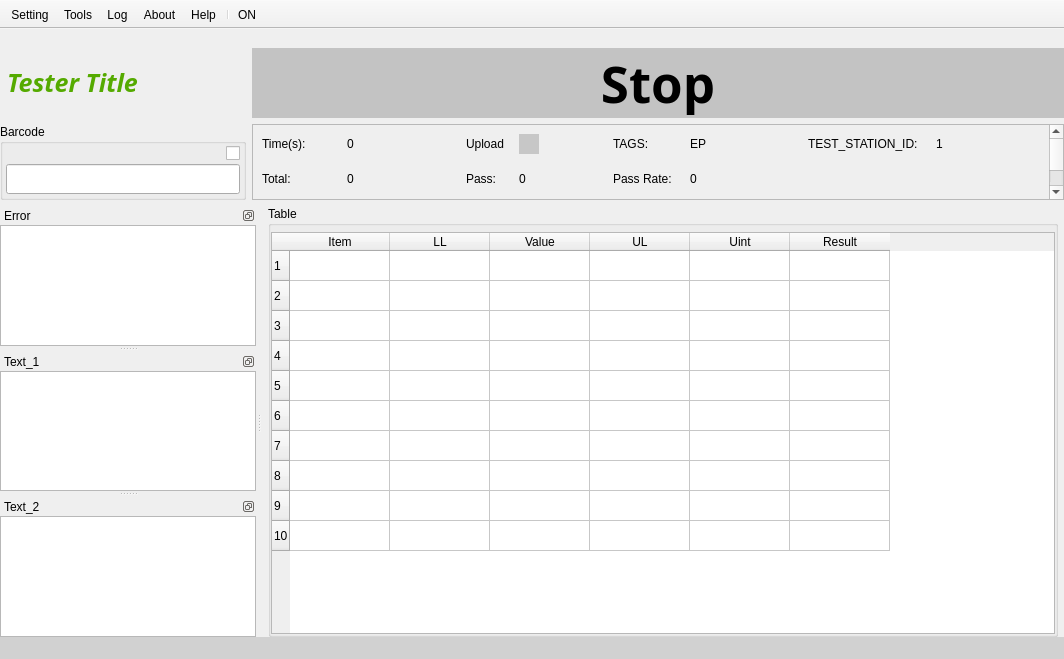
<?xml version="1.0" encoding="UTF-8"?>
<ui version="4.0">
 <class>MainWindow</class>
 <widget class="QMainWindow" name="MainWindow">
  <property name="geometry">
   <rect>
    <x>0</x>
    <y>0</y>
    <width>1064</width>
    <height>659</height>
   </rect>
  </property>
  <property name="windowTitle">
   <string>MainWindow</string>
  </property>
  <property name="dockNestingEnabled">
   <bool>true</bool>
  </property>
  <widget class="QWidget" name="centralWidget">
   <layout class="QGridLayout" name="gridLayout_6">
    <property name="leftMargin">
     <number>6</number>
    </property>
    <property name="topMargin">
     <number>0</number>
    </property>
    <property name="rightMargin">
     <number>6</number>
    </property>
    <property name="bottomMargin">
     <number>0</number>
    </property>
    <property name="spacing">
     <number>0</number>
    </property>
    <item row="0" column="0">
     <widget class="QWidget" name="widget_table" native="true">
      <layout class="QGridLayout" name="gridLayout_5">
       <property name="leftMargin">
        <number>0</number>
       </property>
       <property name="topMargin">
        <number>0</number>
       </property>
       <property name="rightMargin">
        <number>0</number>
       </property>
       <property name="bottomMargin">
        <number>0</number>
       </property>
       <property name="spacing">
        <number>6</number>
       </property>
       <item row="4" column="0" rowspan="2" colspan="2">
        <widget class="QGroupBox" name="groupBox_table">
         <property name="sizePolicy">
          <sizepolicy hsizetype="Minimum" vsizetype="Preferred">
           <horstretch>20</horstretch>
           <verstretch>1</verstretch>
          </sizepolicy>
         </property>
         <property name="minimumSize">
          <size>
           <width>0</width>
           <height>0</height>
          </size>
         </property>
         <property name="maximumSize">
          <size>
           <width>16777215</width>
           <height>16777215</height>
          </size>
         </property>
         <property name="title">
          <string>Table</string>
         </property>
         <layout class="QGridLayout" name="gridLayout_2">
          <property name="sizeConstraint">
           <enum>QLayout::SetDefaultConstraint</enum>
          </property>
          <property name="leftMargin">
           <number>0</number>
          </property>
          <property name="topMargin">
           <number>6</number>
          </property>
          <property name="rightMargin">
           <number>0</number>
          </property>
          <property name="bottomMargin">
           <number>0</number>
          </property>
          <property name="spacing">
           <number>0</number>
          </property>
          <item row="0" column="0">
           <widget class="QTableWidget" name="tableWidget">
            <property name="sizePolicy">
             <sizepolicy hsizetype="Expanding" vsizetype="Expanding">
              <horstretch>200</horstretch>
              <verstretch>0</verstretch>
             </sizepolicy>
            </property>
            <property name="editTriggers">
             <set>QAbstractItemView::NoEditTriggers</set>
            </property>
            <property name="rowCount">
             <number>10</number>
            </property>
            <property name="columnCount">
             <number>6</number>
            </property>
            <row/>
            <row/>
            <row/>
            <row/>
            <row/>
            <row/>
            <row/>
            <row/>
            <row/>
            <row/>
            <column>
             <property name="text">
              <string>Item</string>
             </property>
            </column>
            <column>
             <property name="text">
              <string>LL</string>
             </property>
            </column>
            <column>
             <property name="text">
              <string>Value</string>
             </property>
            </column>
            <column>
             <property name="text">
              <string>UL</string>
             </property>
            </column>
            <column>
             <property name="text">
              <string>Uint</string>
             </property>
            </column>
            <column>
             <property name="text">
              <string>Result</string>
             </property>
            </column>
           </widget>
          </item>
         </layout>
        </widget>
       </item>
      </layout>
     </widget>
    </item>
   </layout>
  </widget>
  <widget class="QToolBar" name="mainToolBar">
   <property name="windowTitle">
    <string>mainToolBar</string>
   </property>
   <property name="movable">
    <bool>false</bool>
   </property>
   <property name="allowedAreas">
    <set>Qt::TopToolBarArea</set>
   </property>
   <property name="floatable">
    <bool>false</bool>
   </property>
   <attribute name="toolBarArea">
    <enum>TopToolBarArea</enum>
   </attribute>
   <attribute name="toolBarBreak">
    <bool>false</bool>
   </attribute>
   <addaction name="action_setting"/>
   <addaction name="action_tools"/>
   <addaction name="action_log"/>
   <addaction name="action_about"/>
   <addaction name="action_help"/>
   <addaction name="separator"/>
   <addaction name="action_on_off"/>
  </widget>
  <widget class="QDockWidget" name="dockWidget_error">
   <property name="sizePolicy">
    <sizepolicy hsizetype="Preferred" vsizetype="Preferred">
     <horstretch>0</horstretch>
     <verstretch>0</verstretch>
    </sizepolicy>
   </property>
   <property name="floating">
    <bool>false</bool>
   </property>
   <property name="features">
    <set>QDockWidget::DockWidgetFloatable</set>
   </property>
   <property name="allowedAreas">
    <set>Qt::LeftDockWidgetArea</set>
   </property>
   <property name="windowTitle">
    <string>Error</string>
   </property>
   <attribute name="dockWidgetArea">
    <number>1</number>
   </attribute>
   <widget class="QWidget" name="dockWidgetContents_error">
    <layout class="QGridLayout" name="gridLayout_7">
     <property name="sizeConstraint">
      <enum>QLayout::SetMinAndMaxSize</enum>
     </property>
     <property name="leftMargin">
      <number>0</number>
     </property>
     <property name="topMargin">
      <number>0</number>
     </property>
     <property name="rightMargin">
      <number>0</number>
     </property>
     <property name="bottomMargin">
      <number>0</number>
     </property>
     <property name="spacing">
      <number>0</number>
     </property>
     <item row="0" column="0">
      <widget class="QTextBrowser" name="textBrowser_error">
       <property name="sizePolicy">
        <sizepolicy hsizetype="Expanding" vsizetype="Expanding">
         <horstretch>0</horstretch>
         <verstretch>30</verstretch>
        </sizepolicy>
       </property>
      </widget>
     </item>
    </layout>
   </widget>
  </widget>
  <widget class="QDockWidget" name="dockWidget_textBrowser_text_1">
   <property name="sizePolicy">
    <sizepolicy hsizetype="Preferred" vsizetype="Preferred">
     <horstretch>0</horstretch>
     <verstretch>0</verstretch>
    </sizepolicy>
   </property>
   <property name="floating">
    <bool>false</bool>
   </property>
   <property name="features">
    <set>QDockWidget::DockWidgetFloatable</set>
   </property>
   <property name="allowedAreas">
    <set>Qt::LeftDockWidgetArea</set>
   </property>
   <property name="windowTitle">
    <string>Text_1</string>
   </property>
   <attribute name="dockWidgetArea">
    <number>1</number>
   </attribute>
   <widget class="QWidget" name="dockWidgetContents__text_1">
    <layout class="QGridLayout" name="gridLayout_8">
     <property name="sizeConstraint">
      <enum>QLayout::SetMinAndMaxSize</enum>
     </property>
     <property name="leftMargin">
      <number>0</number>
     </property>
     <property name="topMargin">
      <number>0</number>
     </property>
     <property name="rightMargin">
      <number>0</number>
     </property>
     <property name="bottomMargin">
      <number>0</number>
     </property>
     <property name="spacing">
      <number>0</number>
     </property>
     <item row="0" column="0">
      <widget class="QTextBrowser" name="textBrowser_text_1">
       <property name="sizePolicy">
        <sizepolicy hsizetype="Expanding" vsizetype="Expanding">
         <horstretch>0</horstretch>
         <verstretch>70</verstretch>
        </sizepolicy>
       </property>
      </widget>
     </item>
    </layout>
   </widget>
  </widget>
  <widget class="QDockWidget" name="dockWidget_main">
   <property name="sizePolicy">
    <sizepolicy hsizetype="Preferred" vsizetype="Maximum">
     <horstretch>0</horstretch>
     <verstretch>0</verstretch>
    </sizepolicy>
   </property>
   <property name="features">
    <set>QDockWidget::NoDockWidgetFeatures</set>
   </property>
   <property name="allowedAreas">
    <set>Qt::NoDockWidgetArea</set>
   </property>
   <attribute name="dockWidgetArea">
    <number>4</number>
   </attribute>
   <widget class="QWidget" name="dockWidgetContents_mian">
    <property name="sizePolicy">
     <sizepolicy hsizetype="Preferred" vsizetype="Maximum">
      <horstretch>0</horstretch>
      <verstretch>0</verstretch>
     </sizepolicy>
    </property>
    <layout class="QGridLayout" name="gridLayout_9">
     <property name="leftMargin">
      <number>0</number>
     </property>
     <property name="topMargin">
      <number>0</number>
     </property>
     <property name="rightMargin">
      <number>0</number>
     </property>
     <property name="bottomMargin">
      <number>0</number>
     </property>
     <property name="spacing">
      <number>6</number>
     </property>
     <item row="2" column="0" colspan="2">
      <widget class="QGroupBox" name="groupBox_barcode">
       <property name="sizePolicy">
        <sizepolicy hsizetype="Preferred" vsizetype="Maximum">
         <horstretch>2</horstretch>
         <verstretch>0</verstretch>
        </sizepolicy>
       </property>
       <property name="maximumSize">
        <size>
         <width>16777215</width>
         <height>16777215</height>
        </size>
       </property>
       <property name="title">
        <string>Barcode</string>
       </property>
       <layout class="QGridLayout" name="gridLayout_4">
        <property name="leftMargin">
         <number>3</number>
        </property>
        <property name="topMargin">
         <number>0</number>
        </property>
        <property name="rightMargin">
         <number>3</number>
        </property>
        <property name="bottomMargin">
         <number>3</number>
        </property>
        <property name="spacing">
         <number>0</number>
        </property>
        <item row="1" column="1">
         <widget class="QCheckBox" name="CheckBox_barcode">
          <property name="sizePolicy">
           <sizepolicy hsizetype="Maximum" vsizetype="Maximum">
            <horstretch>0</horstretch>
            <verstretch>0</verstretch>
           </sizepolicy>
          </property>
          <property name="maximumSize">
           <size>
            <width>16777215</width>
            <height>16777215</height>
           </size>
          </property>
          <property name="text">
           <string/>
          </property>
         </widget>
        </item>
        <item row="1" column="0">
         <spacer name="horizontalSpacer_barcode">
          <property name="orientation">
           <enum>Qt::Horizontal</enum>
          </property>
          <property name="sizeHint" stdset="0">
           <size>
            <width>40</width>
            <height>20</height>
           </size>
          </property>
         </spacer>
        </item>
        <item row="2" column="0" colspan="2">
         <widget class="QLineEdit" name="lineEdit_barcode">
          <property name="sizePolicy">
           <sizepolicy hsizetype="Expanding" vsizetype="Preferred">
            <horstretch>0</horstretch>
            <verstretch>0</verstretch>
           </sizepolicy>
          </property>
          <property name="minimumSize">
           <size>
            <width>0</width>
            <height>30</height>
           </size>
          </property>
          <property name="text">
           <string/>
          </property>
          <property name="clearButtonEnabled">
           <bool>true</bool>
          </property>
         </widget>
        </item>
       </layout>
      </widget>
     </item>
     <item row="0" column="0">
      <widget class="QWidget" name="widget_2" native="true">
       <property name="sizePolicy">
        <sizepolicy hsizetype="Maximum" vsizetype="Maximum">
         <horstretch>0</horstretch>
         <verstretch>0</verstretch>
        </sizepolicy>
       </property>
       <layout class="QHBoxLayout" name="horizontalLayout_4">
        <property name="spacing">
         <number>0</number>
        </property>
        <property name="leftMargin">
         <number>0</number>
        </property>
        <property name="topMargin">
         <number>0</number>
        </property>
        <property name="rightMargin">
         <number>0</number>
        </property>
        <property name="bottomMargin">
         <number>0</number>
        </property>
        <item>
         <widget class="QLabel" name="label_logo">
          <property name="sizePolicy">
           <sizepolicy hsizetype="Minimum" vsizetype="Minimum">
            <horstretch>0</horstretch>
            <verstretch>0</verstretch>
           </sizepolicy>
          </property>
          <property name="maximumSize">
           <size>
            <width>30</width>
            <height>30</height>
           </size>
          </property>
          <property name="styleSheet">
           <string notr="true"/>
          </property>
          <property name="text">
           <string/>
          </property>
          <property name="pixmap">
           <pixmap resource="MyMainwindow.qrc">:/Sources/iRobot_Symbol_RGB_Web_sm.png</pixmap>
          </property>
          <property name="scaledContents">
           <bool>true</bool>
          </property>
         </widget>
        </item>
        <item>
         <widget class="QLabel" name="label_title">
          <property name="sizePolicy">
           <sizepolicy hsizetype="Maximum" vsizetype="Maximum">
            <horstretch>0</horstretch>
            <verstretch>0</verstretch>
           </sizepolicy>
          </property>
          <property name="minimumSize">
           <size>
            <width>0</width>
            <height>0</height>
           </size>
          </property>
          <property name="font">
           <font>
            <family>微软雅黑</family>
            <pointsize>19</pointsize>
            <weight>75</weight>
            <italic>true</italic>
            <bold>true</bold>
           </font>
          </property>
          <property name="styleSheet">
           <string notr="true">color: rgb(85, 170, 0);</string>
          </property>
          <property name="text">
           <string>Tester Title</string>
          </property>
          <property name="scaledContents">
           <bool>true</bool>
          </property>
          <property name="alignment">
           <set>Qt::AlignCenter</set>
          </property>
         </widget>
        </item>
       </layout>
      </widget>
     </item>
     <item row="0" column="1">
      <spacer name="horizontalSpacer_title">
       <property name="orientation">
        <enum>Qt::Horizontal</enum>
       </property>
       <property name="sizeType">
        <enum>QSizePolicy::Preferred</enum>
       </property>
       <property name="sizeHint" stdset="0">
        <size>
         <width>40</width>
         <height>20</height>
        </size>
       </property>
      </spacer>
     </item>
     <item row="0" column="2">
      <widget class="MyLabel" name="label_result">
       <property name="sizePolicy">
        <sizepolicy hsizetype="Preferred" vsizetype="Maximum">
         <horstretch>16</horstretch>
         <verstretch>0</verstretch>
        </sizepolicy>
       </property>
       <property name="minimumSize">
        <size>
         <width>0</width>
         <height>0</height>
        </size>
       </property>
       <property name="maximumSize">
        <size>
         <width>16777215</width>
         <height>16777215</height>
        </size>
       </property>
       <property name="font">
        <font>
         <family>微软雅黑</family>
         <pointsize>38</pointsize>
         <weight>75</weight>
         <bold>true</bold>
        </font>
       </property>
       <property name="styleSheet">
        <string notr="true">background-color: rgb(195, 195, 195);</string>
       </property>
       <property name="text">
        <string>Stop</string>
       </property>
       <property name="alignment">
        <set>Qt::AlignCenter</set>
       </property>
      </widget>
     </item>
     <item row="2" column="2">
      <widget class="QScrollArea" name="scrollArea_information">
       <property name="sizePolicy">
        <sizepolicy hsizetype="Preferred" vsizetype="Ignored">
         <horstretch>1</horstretch>
         <verstretch>0</verstretch>
        </sizepolicy>
       </property>
       <property name="verticalScrollBarPolicy">
        <enum>Qt::ScrollBarAsNeeded</enum>
       </property>
       <property name="widgetResizable">
        <bool>true</bool>
       </property>
       <widget class="QWidget" name="scrollAreaWidgetContents_information">
        <property name="geometry">
         <rect>
          <x>0</x>
          <y>0</y>
          <width>763</width>
          <height>108</height>
         </rect>
        </property>
        <layout class="QGridLayout" name="gridLayout_3">
         <property name="leftMargin">
          <number>9</number>
         </property>
         <property name="topMargin">
          <number>9</number>
         </property>
         <property name="rightMargin">
          <number>9</number>
         </property>
         <property name="bottomMargin">
          <number>9</number>
         </property>
         <property name="spacing">
          <number>15</number>
         </property>
         <item row="0" column="10">
          <widget class="QLabel" name="label_testStationID_Title">
           <property name="sizePolicy">
            <sizepolicy hsizetype="Maximum" vsizetype="Preferred">
             <horstretch>0</horstretch>
             <verstretch>0</verstretch>
            </sizepolicy>
           </property>
           <property name="frameShape">
            <enum>QFrame::NoFrame</enum>
           </property>
           <property name="text">
            <string>TEST_STATION_ID: </string>
           </property>
          </widget>
         </item>
         <item row="2" column="0">
          <widget class="QLabel" name="label_reportPathTitle">
           <property name="sizePolicy">
            <sizepolicy hsizetype="Maximum" vsizetype="Expanding">
             <horstretch>0</horstretch>
             <verstretch>0</verstretch>
            </sizepolicy>
           </property>
           <property name="minimumSize">
            <size>
             <width>70</width>
             <height>0</height>
            </size>
           </property>
           <property name="frameShape">
            <enum>QFrame::NoFrame</enum>
           </property>
           <property name="text">
            <string>&lt;html&gt;&lt;head/&gt;&lt;body&gt;&lt;p&gt;Report Path:&lt;/p&gt;&lt;/body&gt;&lt;/html&gt;</string>
           </property>
           <property name="openExternalLinks">
            <bool>true</bool>
           </property>
          </widget>
         </item>
         <item row="0" column="8">
          <widget class="QLabel" name="label_tags">
           <property name="sizePolicy">
            <sizepolicy hsizetype="Preferred" vsizetype="Preferred">
             <horstretch>0</horstretch>
             <verstretch>0</verstretch>
            </sizepolicy>
           </property>
           <property name="text">
            <string>EP</string>
           </property>
          </widget>
         </item>
         <item row="1" column="7">
          <widget class="QLabel" name="label_passRateTitle">
           <property name="sizePolicy">
            <sizepolicy hsizetype="Maximum" vsizetype="Preferred">
             <horstretch>0</horstretch>
             <verstretch>0</verstretch>
            </sizepolicy>
           </property>
           <property name="text">
            <string>Pass Rate: </string>
           </property>
          </widget>
         </item>
         <item row="1" column="0">
          <widget class="QLabel" name="label_totalTitle">
           <property name="sizePolicy">
            <sizepolicy hsizetype="Maximum" vsizetype="Preferred">
             <horstretch>0</horstretch>
             <verstretch>0</verstretch>
            </sizepolicy>
           </property>
           <property name="text">
            <string>Total: </string>
           </property>
          </widget>
         </item>
         <item row="0" column="7">
          <widget class="QLabel" name="label_tagsTitle">
           <property name="sizePolicy">
            <sizepolicy hsizetype="Maximum" vsizetype="Preferred">
             <horstretch>0</horstretch>
             <verstretch>0</verstretch>
            </sizepolicy>
           </property>
           <property name="frameShape">
            <enum>QFrame::NoFrame</enum>
           </property>
           <property name="text">
            <string>TAGS:</string>
           </property>
          </widget>
         </item>
         <item row="0" column="2">
          <spacer name="horizontalSpacer_6">
           <property name="orientation">
            <enum>Qt::Horizontal</enum>
           </property>
           <property name="sizeType">
            <enum>QSizePolicy::Preferred</enum>
           </property>
           <property name="sizeHint" stdset="0">
            <size>
             <width>20</width>
             <height>20</height>
            </size>
           </property>
          </spacer>
         </item>
         <item row="0" column="5">
          <spacer name="horizontalSpacer_4">
           <property name="orientation">
            <enum>Qt::Horizontal</enum>
           </property>
           <property name="sizeType">
            <enum>QSizePolicy::Preferred</enum>
           </property>
           <property name="sizeHint" stdset="0">
            <size>
             <width>20</width>
             <height>20</height>
            </size>
           </property>
          </spacer>
         </item>
         <item row="0" column="0">
          <widget class="QLabel" name="label_timekeepingTitle">
           <property name="sizePolicy">
            <sizepolicy hsizetype="Maximum" vsizetype="Preferred">
             <horstretch>0</horstretch>
             <verstretch>0</verstretch>
            </sizepolicy>
           </property>
           <property name="frameShape">
            <enum>QFrame::NoFrame</enum>
           </property>
           <property name="text">
            <string>Time(s):</string>
           </property>
           <property name="textFormat">
            <enum>Qt::AutoText</enum>
           </property>
           <property name="scaledContents">
            <bool>false</bool>
           </property>
          </widget>
         </item>
         <item row="0" column="4">
          <widget class="MyLabel" name="label_upLoadStatus">
           <property name="sizePolicy">
            <sizepolicy hsizetype="Fixed" vsizetype="Fixed">
             <horstretch>0</horstretch>
             <verstretch>0</verstretch>
            </sizepolicy>
           </property>
           <property name="minimumSize">
            <size>
             <width>20</width>
             <height>20</height>
            </size>
           </property>
           <property name="maximumSize">
            <size>
             <width>20</width>
             <height>20</height>
            </size>
           </property>
           <property name="styleSheet">
            <string notr="true">background-color: rgb(199, 199, 199);
</string>
           </property>
           <property name="text">
            <string/>
           </property>
          </widget>
         </item>
         <item row="2" column="1" colspan="5">
          <widget class="QLabel" name="label_reportPath">
           <property name="sizePolicy">
            <sizepolicy hsizetype="Preferred" vsizetype="Preferred">
             <horstretch>0</horstretch>
             <verstretch>0</verstretch>
            </sizepolicy>
           </property>
           <property name="minimumSize">
            <size>
             <width>0</width>
             <height>20</height>
            </size>
           </property>
           <property name="font">
            <font>
             <weight>75</weight>
             <bold>true</bold>
             <underline>false</underline>
            </font>
           </property>
           <property name="styleSheet">
            <string notr="true">color: rgb(0, 0, 255);</string>
           </property>
           <property name="text">
            <string>CSV Path</string>
           </property>
          </widget>
         </item>
         <item row="0" column="3">
          <widget class="QLabel" name="label_upLoadStatusTitle">
           <property name="sizePolicy">
            <sizepolicy hsizetype="Maximum" vsizetype="Preferred">
             <horstretch>0</horstretch>
             <verstretch>0</verstretch>
            </sizepolicy>
           </property>
           <property name="frameShape">
            <enum>QFrame::NoFrame</enum>
           </property>
           <property name="text">
            <string>Upload</string>
           </property>
          </widget>
         </item>
         <item row="1" column="3">
          <widget class="QLabel" name="label_passTitle">
           <property name="sizePolicy">
            <sizepolicy hsizetype="Maximum" vsizetype="Preferred">
             <horstretch>0</horstretch>
             <verstretch>0</verstretch>
            </sizepolicy>
           </property>
           <property name="text">
            <string>Pass:</string>
           </property>
          </widget>
         </item>
         <item row="1" column="8">
          <widget class="QLabel" name="label_passRate">
           <property name="sizePolicy">
            <sizepolicy hsizetype="Preferred" vsizetype="Preferred">
             <horstretch>0</horstretch>
             <verstretch>0</verstretch>
            </sizepolicy>
           </property>
           <property name="text">
            <string>0</string>
           </property>
          </widget>
         </item>
         <item row="2" column="7">
          <widget class="QLabel" name="label_externalScriptPathTitle">
           <property name="sizePolicy">
            <sizepolicy hsizetype="Maximum" vsizetype="Preferred">
             <horstretch>0</horstretch>
             <verstretch>0</verstretch>
            </sizepolicy>
           </property>
           <property name="text">
            <string>Batch: </string>
           </property>
          </widget>
         </item>
         <item row="0" column="9">
          <spacer name="horizontalSpacer_7">
           <property name="orientation">
            <enum>Qt::Horizontal</enum>
           </property>
           <property name="sizeType">
            <enum>QSizePolicy::Preferred</enum>
           </property>
           <property name="sizeHint" stdset="0">
            <size>
             <width>20</width>
             <height>20</height>
            </size>
           </property>
          </spacer>
         </item>
         <item row="2" column="8" colspan="5">
          <widget class="QLabel" name="label_externalScriptPath">
           <property name="sizePolicy">
            <sizepolicy hsizetype="Ignored" vsizetype="Preferred">
             <horstretch>0</horstretch>
             <verstretch>0</verstretch>
            </sizepolicy>
           </property>
           <property name="font">
            <font>
             <weight>75</weight>
             <bold>true</bold>
            </font>
           </property>
           <property name="styleSheet">
            <string notr="true">color: rgb(0, 0, 255);</string>
           </property>
           <property name="text">
            <string>TextLabel</string>
           </property>
          </widget>
         </item>
         <item row="0" column="11">
          <widget class="QLabel" name="label_testStation_id">
           <property name="sizePolicy">
            <sizepolicy hsizetype="Preferred" vsizetype="Preferred">
             <horstretch>0</horstretch>
             <verstretch>0</verstretch>
            </sizepolicy>
           </property>
           <property name="text">
            <string>1</string>
           </property>
          </widget>
         </item>
         <item row="0" column="12">
          <spacer name="horizontalSpacer_5">
           <property name="orientation">
            <enum>Qt::Horizontal</enum>
           </property>
           <property name="sizeType">
            <enum>QSizePolicy::Preferred</enum>
           </property>
           <property name="sizeHint" stdset="0">
            <size>
             <width>20</width>
             <height>20</height>
            </size>
           </property>
          </spacer>
         </item>
         <item row="1" column="4">
          <widget class="QLabel" name="label_pass">
           <property name="sizePolicy">
            <sizepolicy hsizetype="Preferred" vsizetype="Preferred">
             <horstretch>0</horstretch>
             <verstretch>0</verstretch>
            </sizepolicy>
           </property>
           <property name="minimumSize">
            <size>
             <width>0</width>
             <height>20</height>
            </size>
           </property>
           <property name="text">
            <string>0</string>
           </property>
          </widget>
         </item>
         <item row="0" column="1">
          <widget class="MyTimekeeping" name="label_timekeeping">
           <property name="sizePolicy">
            <sizepolicy hsizetype="Preferred" vsizetype="Preferred">
             <horstretch>0</horstretch>
             <verstretch>0</verstretch>
            </sizepolicy>
           </property>
           <property name="minimumSize">
            <size>
             <width>30</width>
             <height>0</height>
            </size>
           </property>
           <property name="maximumSize">
            <size>
             <width>100</width>
             <height>16777215</height>
            </size>
           </property>
           <property name="text">
            <string>0</string>
           </property>
          </widget>
         </item>
         <item row="1" column="1">
          <widget class="QLabel" name="label_total">
           <property name="sizePolicy">
            <sizepolicy hsizetype="Preferred" vsizetype="Preferred">
             <horstretch>0</horstretch>
             <verstretch>0</verstretch>
            </sizepolicy>
           </property>
           <property name="frameShape">
            <enum>QFrame::NoFrame</enum>
           </property>
           <property name="text">
            <string>0</string>
           </property>
          </widget>
         </item>
        </layout>
       </widget>
      </widget>
     </item>
    </layout>
   </widget>
  </widget>
  <widget class="QDockWidget" name="dockWidget_textBrowser_text_2">
   <property name="features">
    <set>QDockWidget::DockWidgetFloatable</set>
   </property>
   <property name="allowedAreas">
    <set>Qt::LeftDockWidgetArea</set>
   </property>
   <property name="windowTitle">
    <string>Text_2</string>
   </property>
   <attribute name="dockWidgetArea">
    <number>1</number>
   </attribute>
   <widget class="QWidget" name="dockWidgetContents_textBrowser_text_2">
    <layout class="QGridLayout" name="gridLayout">
     <property name="leftMargin">
      <number>0</number>
     </property>
     <property name="topMargin">
      <number>0</number>
     </property>
     <property name="rightMargin">
      <number>0</number>
     </property>
     <property name="bottomMargin">
      <number>0</number>
     </property>
     <property name="spacing">
      <number>0</number>
     </property>
     <item row="0" column="0">
      <widget class="QTextBrowser" name="textBrowser_text_2">
       <property name="sizePolicy">
        <sizepolicy hsizetype="Expanding" vsizetype="Expanding">
         <horstretch>0</horstretch>
         <verstretch>30</verstretch>
        </sizepolicy>
       </property>
      </widget>
     </item>
    </layout>
   </widget>
  </widget>
  <widget class="QStatusBar" name="statusBar">
   <property name="styleSheet">
    <string notr="true">background-color: rgb(209, 209, 209);</string>
   </property>
  </widget>
  <action name="action_setting">
   <property name="text">
    <string>Setting</string>
   </property>
  </action>
  <action name="action_on_off">
   <property name="checkable">
    <bool>true</bool>
   </property>
   <property name="enabled">
    <bool>true</bool>
   </property>
   <property name="text">
    <string>ON</string>
   </property>
  </action>
  <action name="action_about">
   <property name="text">
    <string>About</string>
   </property>
  </action>
  <action name="action_log">
   <property name="text">
    <string>Log</string>
   </property>
  </action>
  <action name="action_tools">
   <property name="enabled">
    <bool>true</bool>
   </property>
   <property name="text">
    <string>Tools</string>
   </property>
  </action>
  <action name="action_help">
   <property name="text">
    <string>Help</string>
   </property>
  </action>
 </widget>
 <layoutdefault spacing="6" margin="11"/>
 <customwidgets>
  <customwidget>
   <class>MyLabel</class>
   <extends>QLabel</extends>
   <header>MyLabel.h</header>
  </customwidget>
  <customwidget>
   <class>MyTimekeeping</class>
   <extends>QLabel</extends>
   <header>MyTimekeeping.h</header>
  </customwidget>
 </customwidgets>
 <resources>
  <include location="MyMainwindow.qrc"/>
 </resources>
 <connections/>
</ui>
